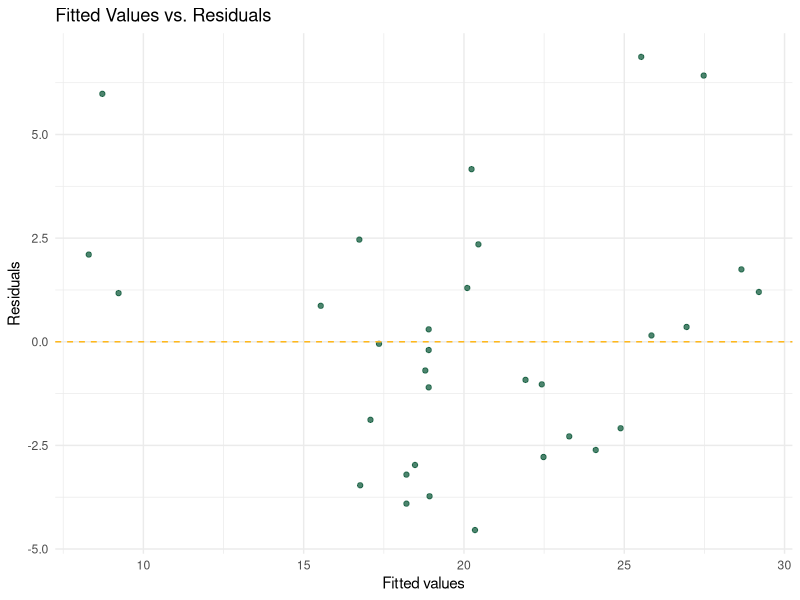
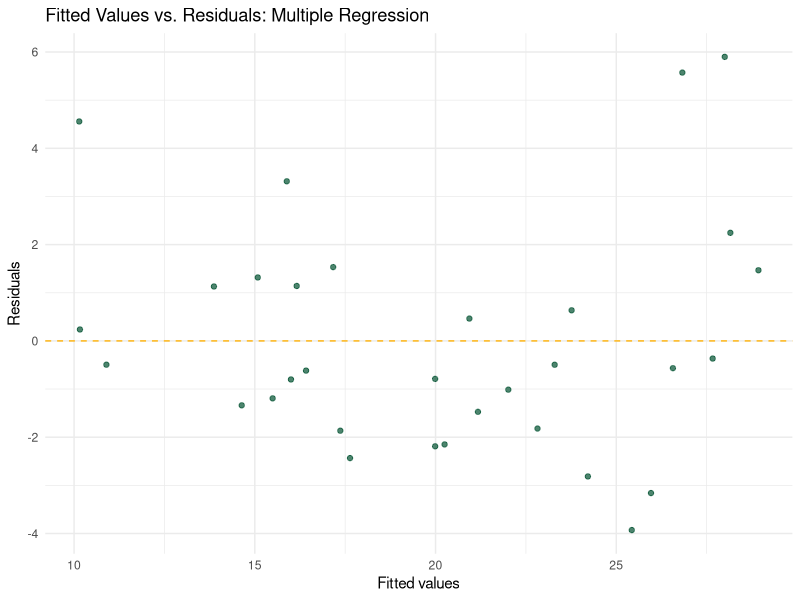
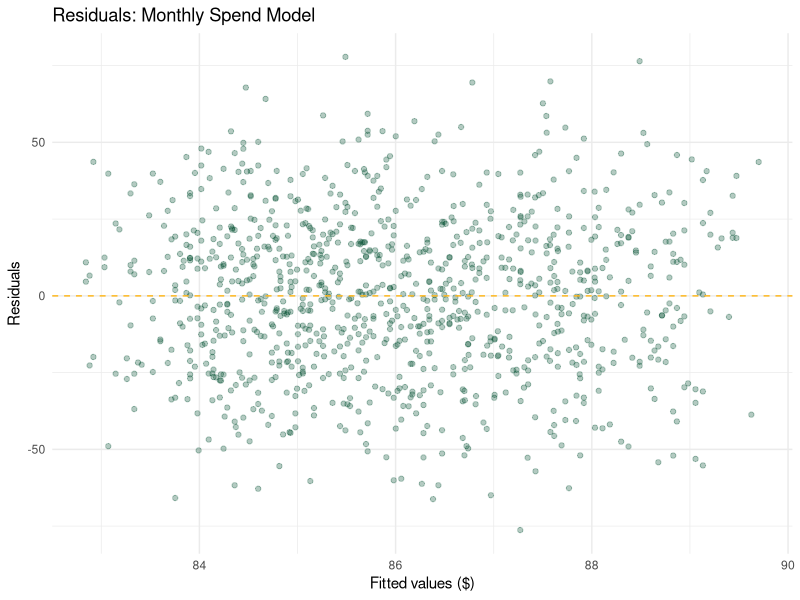
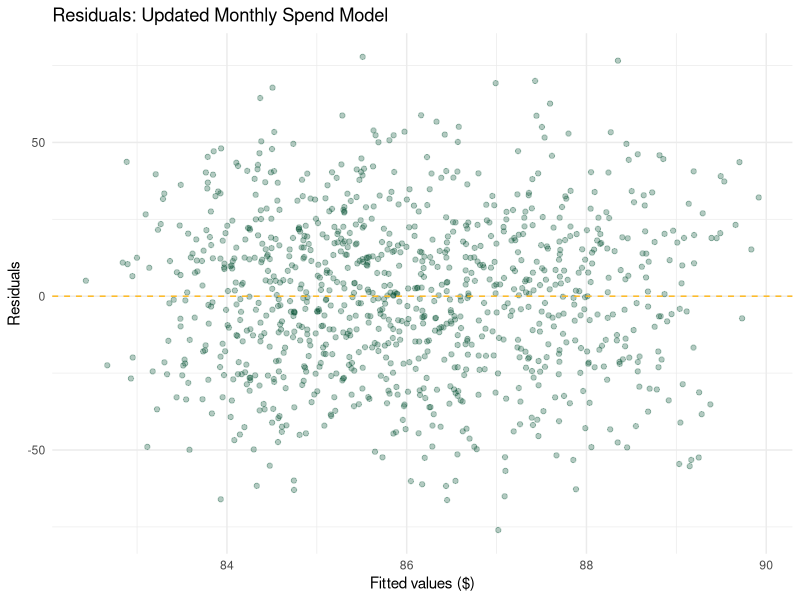

Write the R code that produced these figures, in order.
library(tidyverse)
library(broom)
library(ggplot2)

# 1. Fit a model predicting mpg from wt alone
fit_simple <- lm(mpg ~ wt, data = mtcars)

## Use tidy() to see the coefficients
tidy(fit_simple)

## Use glance() to check model fit
glance(fit_simple)

# 2. Use augment() and print the first 10 rows
augment(fit_simple) |> 
  head(10)

# 3. Plot fitted values vs. residuals
augment(fit_simple) |>
  ggplot(aes(x = .fitted, y = .resid)) +
  geom_point(color = "#005030", alpha = 0.7) +
  geom_hline(yintercept = 0, linetype = "dashed", color = "#FFB81C") +
  labs(
    title = "Fitted Values vs. Residuals",
    x = "Fitted values",
    y = "Residuals"
  ) +
  theme_minimal()

# 4. Add hp and cyl to the model
fit_multi <- lm(mpg ~ wt + hp + cyl, data = mtcars)

tidy(fit_multi)

glance(fit_multi)

augment(fit_multi) |>
  ggplot(aes(x = .fitted, y = .resid)) +
  geom_point(color = "#005030", alpha = 0.7) +
  geom_hline(yintercept = 0, linetype = "dashed", color = "#FFB81C") +
  labs(
    title = "Fitted Values vs. Residuals: Multiple Regression",
    x = "Fitted values",
    y = "Residuals"
  ) +
  theme_minimal()






library(tibble)
set.seed(42)
n <- 1000

customer_data <- tibble(
  customer_id = 1:n,
  tenure = sample(1:60, n, replace = TRUE),
  monthly_spend = round(rnorm(n, mean = 85, sd = 25), 2),
  num_products = sample(
    1:5,
    n,
    replace = TRUE,
    prob = c(0.3, 0.3, 0.2, 0.1, 0.1)
  ),
  num_complaints = rpois(n, lambda = 0.5),
  last_login_days = sample(1:90, n, replace = TRUE),
  region = sample(c("West", "East", "South", "Midwest"), n, replace = TRUE),
  churn = factor(
    ifelse(
      0.05 *
        num_complaints +
        0.02 * last_login_days -
        0.015 * tenure -
        0.005 * monthly_spend +
        rnorm(n, 0, 0.5) >
        0.3,
      "yes",
      "no"
    )
  )
)

glimpse(customer_data)

# 1. Fit a linear model predicting monthly_spend from tenure and num_products
spend_fit <- lm(
  monthly_spend ~ tenure + num_products + region,
  data = customer_data
)

## 1-1. Print the model fit using tidy(), summary()

tidy(spend_fit)

summary(spend_fit)

# 2. Check model quality
glance(spend_fit)


# 3. Visualize residuals
augment(spend_fit) |>
  ggplot(aes(x = .fitted, y = .resid)) +
  geom_point(alpha = 0.3, color = "#005030") +
  geom_hline(yintercept = 0, linetype = "dashed", color = "#FFB81C") +
  labs(
    title = "Residuals: Monthly Spend Model",
    x = "Fitted values ($)",
    y = "Residuals"
  ) +
  theme_minimal()


# 4. Add num_complaints and last_login_days as predictors

spend_fit2 <- lm(
  monthly_spend ~ tenure + num_products + region +
    num_complaints + last_login_days,
  data = customer_data
)

# Check coefficients and significance
tidy(spend_fit2)

# Check overall model quality
glance(spend_fit2)

# Residual plot for the updated model
augment(spend_fit2) |>
  ggplot(aes(x = .fitted, y = .resid)) +
  geom_point(alpha = 0.3, color = "#005030") +
  geom_hline(yintercept = 0, linetype = "dashed", color = "#FFB81C") +
  labs(
    title = "Residuals: Updated Monthly Spend Model",
    x = "Fitted values ($)",
    y = "Residuals"
  ) +
  theme_minimal()
